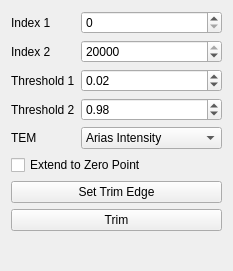
       <widget class="QWidget" name="Triming">
        <property name="geometry">
         <rect>
          <x>0</x>
          <y>0</y>
          <width>233</width>
          <height>271</height>
         </rect>
        </property>
        <attribute name="label">
         <string>Trim</string>
        </attribute>
        <layout class="QFormLayout" name="formLayout_3">
         <item row="0" column="0">
          <widget class="QLabel" name="label_9">
           <property name="text">
            <string>Index 1</string>
           </property>
           <property name="buddy">
            <cstring>Ind1</cstring>
           </property>
          </widget>
         </item>
         <item row="0" column="1">
          <widget class="QSpinBox" name="Ind1">
           <property name="maximum">
            <number>20000</number>
           </property>
          </widget>
         </item>
         <item row="1" column="0">
          <widget class="QLabel" name="label_10">
           <property name="text">
            <string>Index 2</string>
           </property>
           <property name="buddy">
            <cstring>Ind2</cstring>
           </property>
          </widget>
         </item>
         <item row="1" column="1">
          <widget class="QSpinBox" name="Ind2">
           <property name="maximum">
            <number>20000</number>
           </property>
           <property name="value">
            <number>20000</number>
           </property>
          </widget>
         </item>
         <item row="2" column="0">
          <widget class="QLabel" name="label_14">
           <property name="text">
            <string>Threshold 1</string>
           </property>
           <property name="buddy">
            <cstring>Threshold1</cstring>
           </property>
          </widget>
         </item>
         <item row="2" column="1">
          <widget class="QDoubleSpinBox" name="Threshold1">
           <property name="maximum">
            <double>1.000000000000000</double>
           </property>
           <property name="singleStep">
            <double>0.010000000000000</double>
           </property>
           <property name="value">
            <double>0.020000000000000</double>
           </property>
          </widget>
         </item>
         <item row="3" column="0">
          <widget class="QLabel" name="label_15">
           <property name="text">
            <string>Threshold 2</string>
           </property>
           <property name="buddy">
            <cstring>Threshold2</cstring>
           </property>
          </widget>
         </item>
         <item row="3" column="1">
          <widget class="QDoubleSpinBox" name="Threshold2">
           <property name="maximum">
            <double>1.000000000000000</double>
           </property>
           <property name="singleStep">
            <double>0.010000000000000</double>
           </property>
           <property name="value">
            <double>0.980000000000000</double>
           </property>
          </widget>
         </item>
         <item row="4" column="0">
          <widget class="QLabel" name="label_11">
           <property name="text">
            <string>TEM</string>
           </property>
           <property name="buddy">
            <cstring>STEMethod</cstring>
           </property>
          </widget>
         </item>
         <item row="4" column="1">
          <widget class="QComboBox" name="STEMethod">
           <item>
            <property name="text">
             <string>Arias Intensity</string>
            </property>
           </item>
           <item>
            <property name="text">
             <string>Peak Surpass</string>
            </property>
           </item>
          </widget>
         </item>
         <item row="5" column="0" colspan="2">
          <widget class="QCheckBox" name="EZ">
           <property name="text">
            <string>Extend to Zero Point</string>
           </property>
          </widget>
         </item>
         <item row="6" column="0" colspan="2">
          <widget class="QPushButton" name="SetTrimEdge">
           <property name="text">
            <string>Set Trim Edge</string>
           </property>
          </widget>
         </item>
         <item row="7" column="0" colspan="2">
          <widget class="QPushButton" name="Trim">
           <property name="text">
            <string>Trim</string>
           </property>
          </widget>
         </item>
        </layout>
       </widget>
